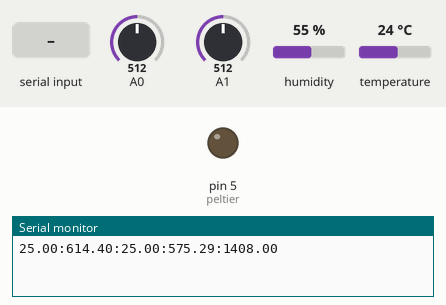
This sketch was run on a simulated Arduino Uno, built with avr-gcc and run on an emulated ATmega328P. On the bench: output pins drawn as LEDs (lit = HIGH), the last lines printed to the serial monitor. Wiring (inferred from the names in the program): DHT11 sensor: data pin 2. The inputs (shaded band) are chosen by the test bench; at power-on: A0 = 512, A1 = 512, humidity 55 %, temperature 24 °C.

Above: at 1.3 s.
1.4 s: "z" received over Serial
At 3.6 s:
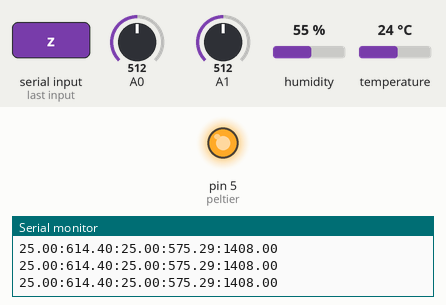
Timing chart, 0 to 5.1 s (numbered marks = the images above; inputs shaded):
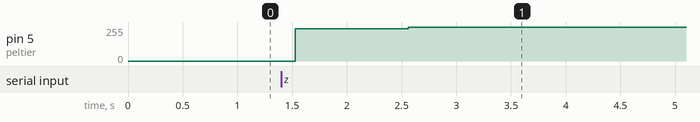

The sketch:

Code_Arduino.ino
```cpp
#include "DHT.h"
#include <math.h>
#define PIN_NTC 0
#define DHTPIN 2
#define DHTTYPE DHT22


DHT dht(DHTPIN, DHTTYPE);

int peltier = 5;
int power = 0;
int peltier_level = map(power, 0, 99, 0, 255);
float h = 0;
float t = 0;
double Rref = 10000.0; //Résistance de référence à 25°C
double V_IN = 5.0; //Alimentation électrique

//Information de la thermistance
double A_1 = 3.354016E-3;
double B_1 = 2.569850E-4;
double C_1 = 2.620131E-6;
double D_1 = 6.383091E-8;

double SteinhartHart(double R)
{
  //Division de l'équation en 4 parties. La premiere est
  //uniquement A1
  double equationB1 = B_1 * log(R/Rref);
  double equationC1 = C_1 * pow(log(R/Rref), 2);
  double equationD1 = D_1 * pow(log(R/Rref), 3);
  double equation = A_1 + equationB1 + equationC1 + equationD1;
  return pow(equation, -1);

}

void setup(){
    Serial.begin(9600);
    dht.begin();

}

void loop(){

        h = dht.readHumidity();
        t = dht.readTemperature();
        double reader0 = analogRead(0);
        double reader1 = analogRead(1);
        float temp1 = 0;
        char option;

      //Calcul de la tension sur la borne analogique
  double valeurAnalog0 = analogRead(0);
  double valeurAnalog1 = analogRead(1);
  double V0 = valeurAnalog0 / 1024 * V_IN;
  double V1 = valeurAnalog1 / 1024 * V_IN;

  //Calcul de la résistance de la thermistance
  double Rth0 = (Rref * V0 ) / (V_IN - V0);
 // Serial.print("Rth extérieure = ");
 // Serial.print(Rth0);

  double Rth1 = (Rref * V1 ) / (V_IN - V1);
 // Serial.print("Rth du module = ");
 // Serial.print(Rth1);

  //Calcul de la température en kelvin( Steinhart and Hart)
  double kelvin0 = SteinhartHart(Rth0);
  double celsius0 = kelvin0 - 273.15; //Conversion en celsius

  double kelvin1 = SteinhartHart(Rth1);
  double celsius1 = kelvin1 - 273.15;

  float K = ((17.27 * t ) / ((237.7 + t)) + (log(h)*0.01));
  float Rosee = (237.7 * K) / (17.7 - K);

        if(Serial.available() > 0)
  {
     option = Serial.read();
     if(option == 'a')
     power += 5;
     else if(option == 'z')
     power -= 5;

     if (power > 99) power = 99;
     if (power < 0) power = 0;

     peltier_level = map(power, 0, 99, 0, 255);
  }


                //Serial.print("Power = ");
                //Serial.print (power);
                //Serial.print(" PLevel = ");
                //Serial.println(peltier_level);
                analogWrite(peltier, peltier_level);
                Serial.println(String(celsius0) +":"+ String(t) +":"+ String(celsius1) +":"+ String(Rosee) +":"+ String(h));

 if (t > 18.00){
    power = 99;
    peltier_level = 255;
  }

  if (t < 18.00) {
    power = 5;
    peltier_level = 4;
  }


        delay(500);
}
```

DHT.h
```cpp
#if ARDUINO >= 100
 #include "Arduino.h"
#else
 #include "WProgram.h"
#endif

/* DHT library

MIT license
written by Adafruit Industries
*/

// how many timing transitions we need to keep track of. 2 * number bits + extra
#define MAXTIMINGS 85

#define DHT11 11
#define DHT22 22
#define DHT21 21
#define AM2301 21

class DHT {
 private:
  uint8_t data[6];
  uint8_t _pin, _type;
  boolean read(void);
  unsigned long _lastreadtime;
  boolean firstreading;

 public:
  DHT(uint8_t pin, uint8_t type);
  void begin(void);
  float readTemperature(bool S=false);
  float convertCtoF(float);
  float readHumidity(void);

};
```

Measured:
- after the input at 1.4 s, pin 5 (peltier): 0/255 → 242/255 after 0.13 s, → 255/255 1.0 s later
